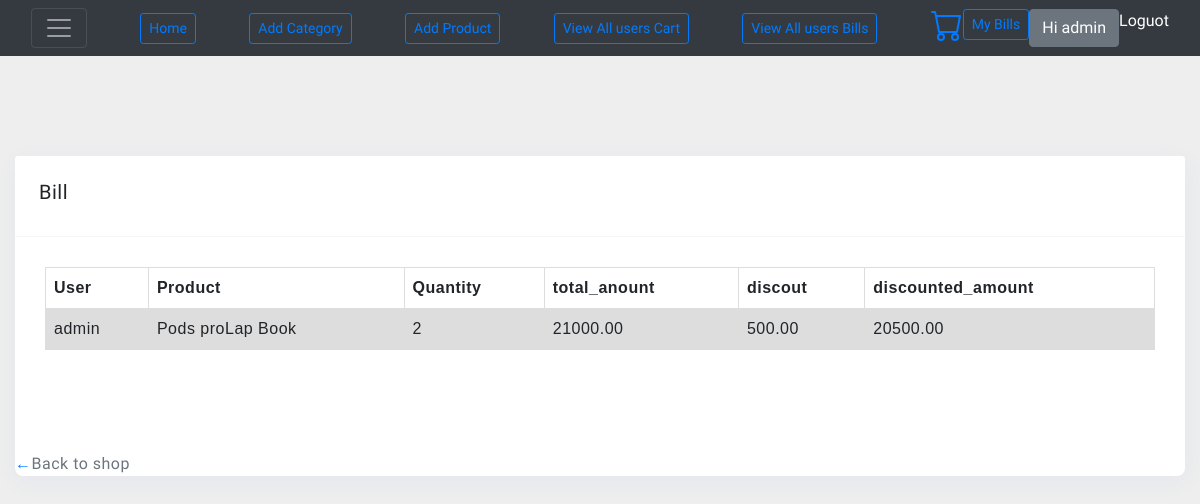
The app's page /my_bill/ (signed in) with its own data.
### ecom/models.py (models this page shows, shortened)
class UserBill(models.Model):
    user=models.ForeignKey(User,on_delete=models.CASCADE)
    products=models.CharField(max_length=10000)
    quantity=models.PositiveIntegerField(default=1)
    total_anount=models.DecimalField(max_digits=9,decimal_places=2)
    discounted_amount=models.DecimalField(max_digits=9,decimal_places=2)
    discout=models.DecimalField(max_digits=9,decimal_places=2)
    ordered_date=models.DateTimeField(auto_now=True)

### ecom/views.py (the view)
# urls.py: path('my_bill/',my_bill,name='my_bill'),
def my_bill(request):
    bill=UserBill.objects.filter(user=request.user)
    return render(request,"ecom/bill.html",{'bill':bill})

### ecom/templates/ecom/bill.html (shortened to what this page needs)
<!DOCTYPE html>
<html lang="en">
<head>
    <link rel="stylesheet" href="https://stackpath.bootstrapcdn.com/bootstrap/4.3.1/css/bootstrap.min.css">
    <link rel="stylesheet" href="https://stackpath.bootstrapcdn.com/bootstrap/4.3.1/js/bootstrap.bundle.min.js">
    <link rel="stylesheet" href="https://cdnjs.cloudflare.com/ajax/libs/jquery/3.2.1/jquery.min.js">
</head>
<body>
    <div>
          <nav class="navbar navbar-dark bg-dark ">
            <div class="container-fluid">
                <button class="navbar-toggler"  type="button" data-bs-toggle="collapse" data-bs-target="#navbarToggleExternalContent" aria-controls="navbarToggleExternalContent" aria-expanded="false" aria-label="Toggle navigation">
                    <span class="navbar-toggler-icon"></span>
                  </button>
                  <a class="btn btn-outline-primary btn-sm" href="{%url 'categorypage'%}" data-abc="true">Home</a>
                  {% if user.is_authenticated %}
                  {% if user.is_active and user.is_superuser %}
                  <a class="btn btn-outline-primary btn-sm" href="{%url 'addcategory'%}" data-abc="true">Add Category</a>
                  <a class="btn btn-outline-primary btn-sm" href="{%url 'addproduct'%}" data-abc="true">Add Product</a>
                  <a class="btn btn-outline-primary btn-sm" href="{%url 'all_cart'%}" data-abc="true">View All users Cart</a>
                  <a class="btn btn-outline-primary btn-sm" href="{%url 'all_bill'%}" data-abc="true">View All users Bills</a>
                  {%endif%}
                  {%endif%}
                <div style="color: white;" class="nav justify-content-end">
                <a href="{%url 'showcart'%}"></a>
                    {% if user.is_authenticated %}
                    <div><a class="btn btn-outline-primary btn-sm" href="{%url 'my_bill'%}" data-abc="true">My Bills</a></div>
                    <div>
                        <button class="btn btn-secondary " type="button" id="dropdownMenuButton1" data-bs-toggle="dropdown" aria-expanded="false">
                            Hi {{request.user.first_name}}
                        </button>
                    </div>
                    <div >
                        <a href="{%url 'signout'%}" style="color: white;" onMouseOver="this.style.color='red'"onMouseOut="this.style.color='white'">Loguot</a>
                        {% else %}
                        <a href="{%url 'c-signup'%}" style="color: white;" onMouseOver="this.style.color='red'"onMouseOut="this.style.color='white'">signup</a>/
                        <a href="{%url 'c-signin'%}" style="color: white;" onMouseOver="this.style.color='red'"onMouseOut="this.style.color='white'">Login</a>
                      </div>
                      {% endif %}
                </div>
            </div>
        </nav>
    </div>
    <div class="container-fluid mt-100">
        <div class="row">
            <div class="col-md-12">
                <div class="card">
                    <div class="card-header">
                        <h5>Bill</h5>
                    </div>
                    <div class="card-body cart">
                      <table>
                        <tr>
                          <th>User</th>
                          <th>Product</th>
                          <th>Quantity</th>
                          <th>total_anount</th>
                          <th>discout</th>
                          <th>discounted_amount</th>
                        </tr>
                        <tr>{% for cart in bill %}
                          <td>{{cart.user.first_name}}</td>
                          <td>{{cart.products}}</td>
                          <td>{{cart.quantity}}</td>
                          <td>{{cart.total_anount}}</td>
                          <td>{{cart.discout}}</td>
                          <td>{{cart.discounted_amount}}</td>
                        </tr>{% endfor %}
                      </table>
                    </div>
                    <div class="back-to-shop"><a href="{% url 'categorypage' %}">&leftarrow;</a><span class="text-muted">Back to shop</span></div>
            </div>
                </div>
            </div>
        </div>
</body>
</html>

### ecom/templates/ecom/bill.html (style rules this page uses)
body { background-color: #eee; font-family: 'Calibri', sans-serif !important }
.mt-100 { margin-top: 100px }
.card { margin-bottom: 30px; border: 0; -webkit-transition: all .3s ease; transition: all .3s ease; letter-spacing: .5px; border-radius: 8px; -webkit-box-shadow: 1px 5px 24px 0 rgba(68, 102, 242, .05); box-shadow: 1px 5px 24px 0 rgba(68, 102, 242, .05) }
.card .card-header { background-color: #fff; border-bottom: none; padding: 24px; border-bottom: 1px solid #f6f7fb; border-top-left-radius: 8px; border-top-right-radius: 8px }
.card-header:first-child { border-radius: calc(.25rem - 1px) calc(.25rem - 1px) 0 0 }
.card .card-body { padding: 30px; background-color: transparent }
table { font-family: arial, sans-serif; border-collapse: collapse; width: 100%; }
td, th { border: 1px solid #dddddd; text-align: left; padding: 8px; }
tr:nth-child(even) { background-color: #dddddd; }
.back-to-shop { margin-top: 4.5rem }

### records on screen
UserBill: user.first_name "admin", products "Pods proLap Book", quantity "2", total_anount "21000.00", discout "500.00", discounted_amount "20500.00"

### other values on screen
{{ request.user.first_name }} "admin"
